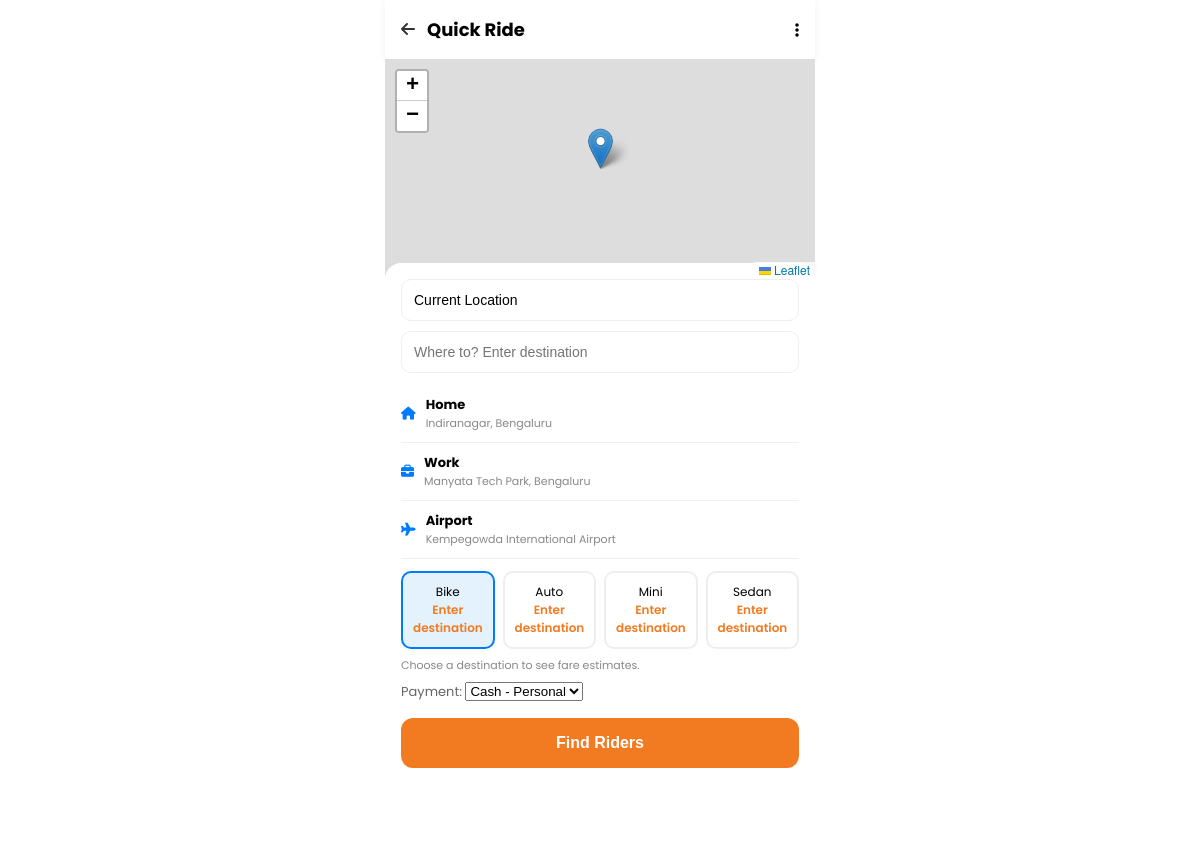
Page /customer/quick-ride.php (signed in) on the committed database.
### tables this page shows
CREATE TABLE saved_locations (
    id INT AUTO_INCREMENT PRIMARY KEY,
    user_id INT NOT NULL,
    label VARCHAR(50) NOT NULL,
    address VARCHAR(255) NOT NULL,
    lat DECIMAL(10,7),
    lng DECIMAL(10,7),
    FOREIGN KEY (user_id) REFERENCES users(id) ON DELETE CASCADE
);

### config/db.php (called while the page is built, shortened)
<?php
$dbHost = 'sql109.infinityfree.com';
$dbName = 'if0_43161049_tripnovaa';
$dbUser = 'if0_43161049';
$dbPass = '2iII8WlQehrI';
try {
    $pdo = new PDO(
        "mysql:host={$dbHost};dbname={$dbName};charset=utf8mb4",
        $dbUser,
        $dbPass,
        [
            PDO::ATTR_ERRMODE => PDO::ERRMODE_EXCEPTION,
            PDO::ATTR_DEFAULT_FETCH_MODE => PDO::FETCH_ASSOC,
            PDO::ATTR_EMULATE_PREPARES => false,
        ]
    );
} catch (PDOException $e) {
    die('Database connection failed. Please import database/tripnovaa.sql in phpMyAdmin.');
}
function db(): PDO
{
    global $pdo;
    return $pdo;
}

### config/auth.php (called while the page is built, shortened)
<?php
require_once __DIR__ . '/db.php';
function e(?string $str): string
{
    return htmlspecialchars($str ?? '', ENT_QUOTES, 'UTF-8');
}

### customer/quick-ride.php (the view, shortened to what this page needs)
<?php
require_once __DIR__ . '/../config/auth.php';
$user = currentUser();
$fares = ['bike' => 45, 'auto' => 75, 'mini' => 120, 'sedan' => 200];
$saved = db()->prepare('SELECT * FROM saved_locations WHERE user_id = ?');
$saved->execute([$user['id']]);
$locations = $saved->fetchAll();
?>
<!DOCTYPE html>
<html lang="en">
<head>
<link rel="stylesheet" href="https://unpkg.com/leaflet@1.9.4/dist/leaflet.css"/>
<link rel="stylesheet" href="https://cdnjs.cloudflare.com/ajax/libs/font-awesome/6.5.0/css/all.min.css">
</head>
<body>
<div class="header"><a href="home.php"><i class="fas fa-arrow-left"></i></a><h2>Quick Ride</h2><i class="fas fa-ellipsis-v"></i></div>
<div id="map"></div>
<form class="panel" method="POST">
<div class="field"><input name="pickup" id="pickup" value="Current Location" placeholder="Pickup"></div>
<div class="field"><input name="drop" id="drop" placeholder="Where to? Enter destination" required></div>
<div class="saved">
<?php foreach ($locations as $loc): ?>
<div class="saved-item" onclick="document.getElementById('drop').value='<?= e($loc['address']) ?>'"><i class="fas fa-<?= $loc['label']==='Home'?'home':($loc['label']==='Work'?'briefcase':'plane') ?>" style="color:#007BFF"></i><div><strong><?= e($loc['label']) ?></strong><div style="color:#888;font-size:11px"><?= e($loc['address']) ?></div></div></div>
<?php endforeach; ?>
</div>
<div class="vehicles">
<?php foreach ($fares as $type => $price): ?>
<label class="veh <?= $type==='bike'?'active':'' ?>"><div><?= ucfirst($type) ?></div><div style="color:#F27B21;font-weight:600"></div></label>
<?php endforeach; ?>
</div>
<p class="estimate-note" id="estimate_note">Choose a destination to see fare estimates.</p>
<div class="pay">Payment: <select name="payment_method"><option value="cash">Cash - Personal</option><option value="upi">UPI</option><option value="card">Card</option></select></div>
<button type="submit" class="btn">Find Riders</button>
</form>
</body>
</html>

### customer/quick-ride.php (style rules this page uses)
* { margin:0;padding:0;box-sizing:border-box }
body { font-family:Poppins,sans-serif;max-width:430px;margin:0 auto }
.header { background:#fff;padding:16px;display:flex;align-items:center;gap:12px;box-shadow:0 2px 8px rgba(0,0,0,.06) }
.header a { color:#333;text-decoration:none }
.header h2 { flex:1;font-size:18px }
#map { height:220px;width:100% }
.panel { background:#fff;border-radius:16px 16px 0 0;margin-top:-16px;position:relative;padding:16px;min-height:calc(100vh - 220px) }
.field { margin-bottom:10px }
.field input { width:100%;padding:12px;border:1px solid #eee;border-radius:10px;font-size:14px }
.saved { margin:12px 0 }
.saved-item { display:flex;align-items:center;gap:10px;padding:10px 0;border-bottom:1px solid #f0f0f0;font-size:13px;cursor:pointer }
.vehicles { display:flex;gap:8px;overflow-x:auto;margin:12px 0 }
.veh { border:2px solid #eee;border-radius:10px;padding:10px;min-width:70px;text-align:center;cursor:pointer;font-size:12px }
.veh.active { border-color:#007BFF;background:#e3f2fd }
.estimate-note { font-size:11px;color:#888;margin:-4px 0 8px }
.pay { font-size:13px;color:#666;margin:8px 0 }
.btn { width:100%;padding:16px;background:#F27B21;color:#fff;border:none;border-radius:12px;font-size:16px;font-weight:600;cursor:pointer;margin-top:8px }

### rows in the picture
saved_locations: label "Home", address "Indiranagar, Bengaluru"
saved_locations: label "Work", address "Manyata Tech Park, Bengaluru"
saved_locations: label "Airport", address "Kempegowda International Airport"

### other values in the picture
$type "Bike"
$type "Auto"
$type "Mini"
$type "Sedan"
